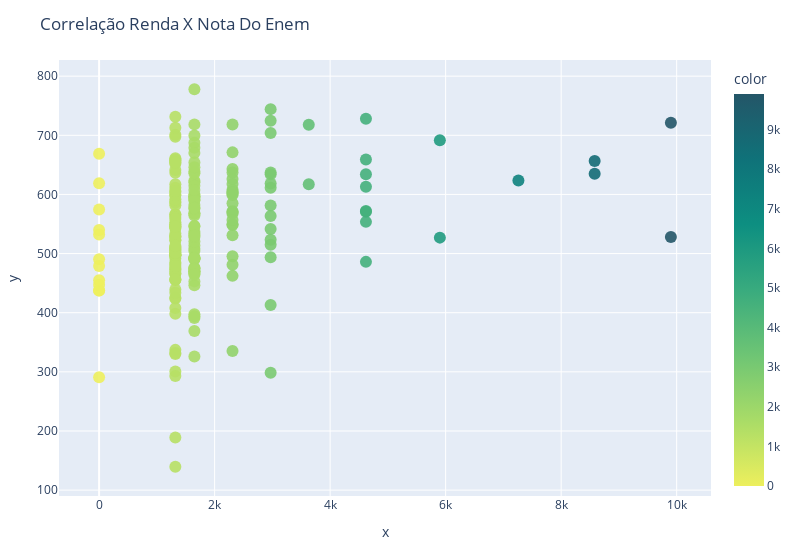

Source (notebook cell):
### Code cell
mapeamento = {'A':0,'B':1320,'C':1650,'D':2310,'E':2970,'F':3630,'G':4620,'H':5900,'I':7260,'J':8580,'K':9900,'L':11190,'M':12440,'N':14520,'O':17800,'P':23000,'Q':24000}
renda_numero = [mapeamento[valor] for valor in renda_mensalF]
print()
grafico_dispersao= px.scatter(x=renda_numero,
                              y=media_alunoF,
                              color=renda_numero,
                              color_continuous_scale="Aggrnyl_r",
                              opacity=0.9,
                              )
grafico_dispersao.update_traces(
                                marker_size = 12)
grafico_dispersao.update_layout(title = "Correlação Renda X Nota Do Enem",
                                autosize=False,
                                width =800,
                                height =550,
                                margin=dict(l=20, r=20, t=60, b=20)
                                )

grafico_dispersao.show()
grafico_dispersao.write_html("RadarDis.html")

### Figure 1 — Plotly figure (JSON) as saved in the notebook; plotly's stock layout.template omitted (floating-point values rounded to 4 significant figures; data arrays with more than 128 entries replaced by an {"elided": "..."} marker saying what was removed)
{"data": [{"hovertemplate": "x=%{x}<br>y=%{y}<br>color=%{marker.color}<extra></extra>", "legendgroup": "", "marker": {"color": {"elided": "200 int values"}, "coloraxis": "coloraxis", "opacity": 0.9, "size": 12, "symbol": "circle"}, "mode": "markers", "name": "", "orientation": "v", "showlegend": false, "type": "scatter", "x": {"elided": "200 int values"}, "xaxis": "x", "y": {"elided": "200 float values"}, "yaxis": "y"}], "layout": {"autosize": false, "coloraxis": {"colorbar": {"title": {"text": "color"}}, "colorscale": [[0, "rgb(237, 239, 93)"], [0.1667, "rgb(169, 220, 103)"], [0.3333, "rgb(110, 197, 116)"], [0.5, "rgb(57, 171, 126)"], [0.6667, "rgb(13, 143, 129)"], [0.8333, "rgb(15, 114, 121)"], [1, "rgb(36, 86, 104)"]]}, "height": 550, "legend": {"tracegroupgap": 0}, "margin": {"b": 20, "l": 20, "r": 20, "t": 60}, "title": {"text": "Correlação Renda X Nota Do Enem"}, "width": 800, "xaxis": {"anchor": "y", "domain": [0, 1], "title": {"text": "x"}}, "yaxis": {"anchor": "x", "domain": [0, 1], "title": {"text": "y"}}}}
